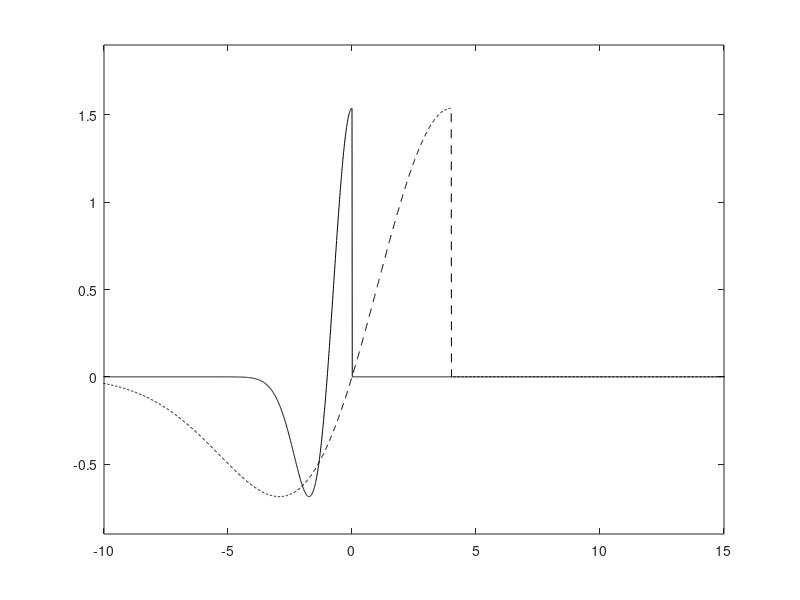
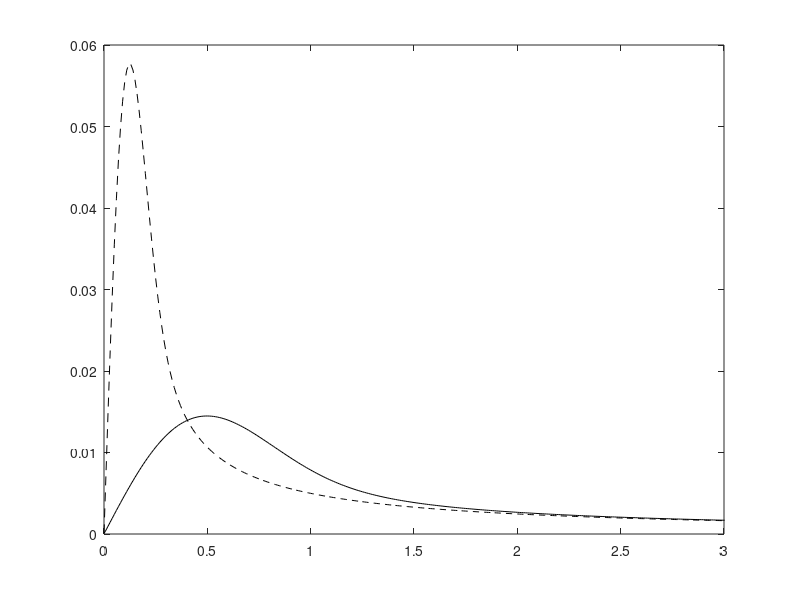

Write MATLAB code to recreate these figures, in order.
function [out] = test_1_side_wavelet()

t = -100:0.01:100;
N = size(t,2);%number of points
T = 100;%time of interval
%t = (0:N-1)./T; %time
%t = t*T;%time in secondsx = -5:0.02:5;

a = 1;
b=0;
w = wavelet(t);
%w = (1/sqrt(a)).*(1-((t-b)./a).^2).*exp(-((t-b)./a).^2/2);
a = 4;
b=4;
%w1 = (1/sqrt(a)).*(1-((t-b)./a).^2).*exp(-((t-b)./a).^2/2);
w1 = wavelet((t-b)./a);

figure(1);
plot(t,w,'k');
hold on;
plot(t,w1,'k--');
hold off;
axis([-10 15 -0.9 1.9]);

p = abs(fft(w))/(N/2);% absolute value of the fft
p1= abs(fft(w1))/(N/2);
p = p(1:N/2);%take the power of positive freq. half
p1 = p1(1:N/2);
freq = (0:N/2-1)/T;%find the corresponding frequency in Hz
figure();
plot(freq,p,'k');
hold on;
plot(freq,p1,'k--');
hold off;
axis([0 3 0 0.06]);
end



function [r] = wavelet(x)
r(x>0) = 0;
%if(x>0)
%    r=0;
%else
    %r = 2.*exp(-x.^2/2).*cos(5.*x);
C = 2/sqrt(3)*pi^(1/4);
r(x<=0) = C.*exp(-x(x<=0).^2./2).*(1-x(x<=0).^2);
%end
end